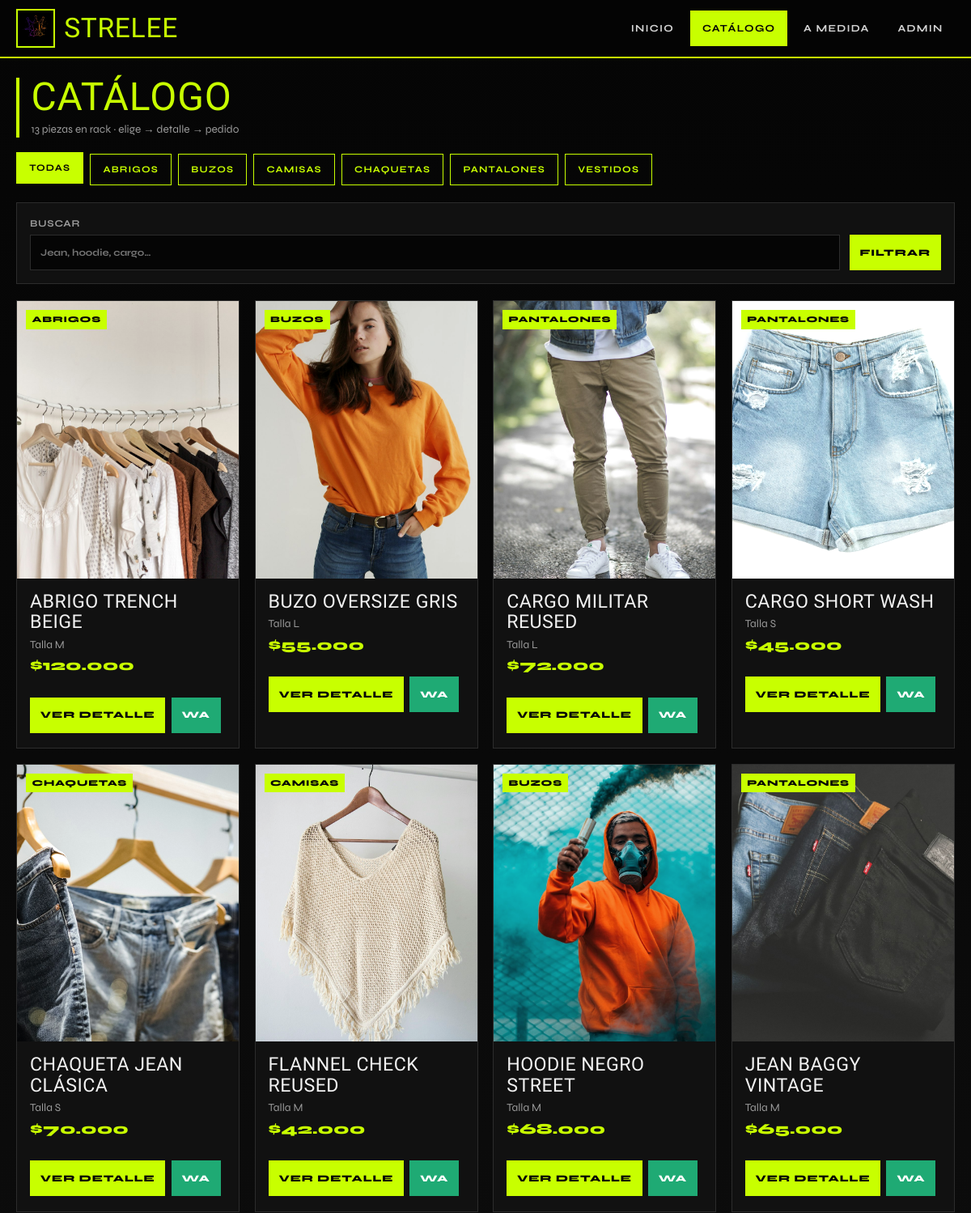
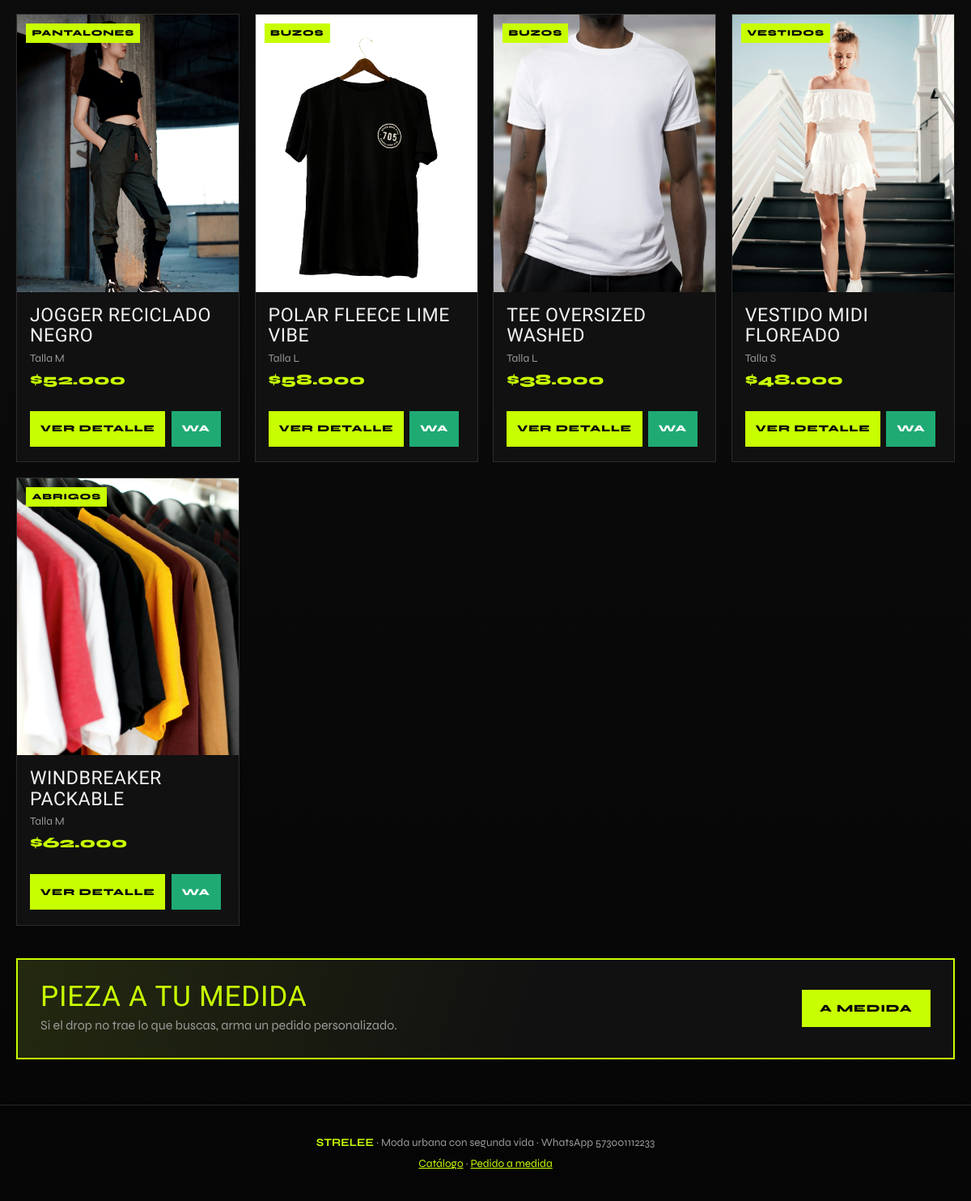
/catalogo.php, run on the app's committed database (2 pictures, top to bottom).
### tables this page shows
CREATE TABLE categoria (
  id_categoria INT UNSIGNED AUTO_INCREMENT PRIMARY KEY,
  nombre VARCHAR(100) NOT NULL
);

CREATE TABLE prenda (
  id_prenda INT UNSIGNED AUTO_INCREMENT PRIMARY KEY,
  nombre VARCHAR(150) NOT NULL,
  talla VARCHAR(20) NOT NULL,
  precio DECIMAL(10,2) NOT NULL DEFAULT 0.00,
  descripcion TEXT NULL,
  disponible TINYINT(1) NOT NULL DEFAULT 1,
  foto_url VARCHAR(500) NULL,
  id_categoria INT UNSIGNED NOT NULL,
  CONSTRAINT fk_prenda_categoria FOREIGN KEY (id_categoria) REFERENCES categoria(id_categoria)
    ON UPDATE CASCADE ON DELETE RESTRICT
);

### includes/funciones.php (called while the page is built, shortened)
<?php
function e($texto) {
    return htmlspecialchars((string)$texto, ENT_QUOTES, 'UTF-8');
}
function formatearPrecio($precio) {
    return '$' . number_format((float)$precio, 0, ',', '.');
}
function whatsappUrl($mensaje) {
    return 'https://wa.me/' . WHATSAPP_STRELEE . '?text=' . rawurlencode($mensaje);
}
function fotoSrc($url, $desdeAdmin = false) {
    $url = trim((string)$url);
    $rel = ltrim($url, '/');
    return ($desdeAdmin ? '../' : '') . $rel;
}

### catalogo.php (the view, shortened to what this page needs)
<?php
require_once __DIR__ . '/includes/conexion.php';
require_once __DIR__ . '/includes/funciones.php';
$categorias = $mysqli->query('SELECT id_categoria, nombre FROM categoria ORDER BY nombre')->fetch_all(MYSQLI_ASSOC);
$idCat = (int)($_GET['categoria'] ?? 0);
$q = trim($_GET['q'] ?? '');
$sql = 'SELECT p.*, c.nombre AS categoria_nombre FROM prenda p
        JOIN categoria c ON c.id_categoria = p.id_categoria
        WHERE p.disponible = 1';
$sql .= ' ORDER BY p.nombre';
$stmt = $mysqli->prepare($sql);
$stmt->execute();
$prendas = $stmt->get_result()->fetch_all(MYSQLI_ASSOC);
require __DIR__ . '/includes/header.php';
?>
<section class="seccion-titulo">
    <h2>Catálogo</h2>
    <p class="meta"><?= count($prendas) ?> pieza<?= count($prendas) === 1 ? '' : 's' ?> en rack · elige → detalle → pedido</p>
</section>
<div class="chips chips-scroll" style="margin-top:0;margin-bottom:1rem">
    <a class="chip <?= $idCat === 0 ? 'activo' : '' ?>" href="catalogo.php<?= $q !== '' ? '?q=' . urlencode($q) : '' ?>">Todas</a>
    <?php foreach ($categorias as $c): ?>
        <a class="chip <?= $idCat === (int)$c['id_categoria'] ? 'activo' : '' ?>"
           href="catalogo.php?categoria=<?= (int)$c['id_categoria'] ?><?= $q !== '' ? '&q=' . urlencode($q) : '' ?>">
            <?= e($c['nombre']) ?>
        </a>
    <?php endforeach; ?>
</div>
<form class="filtros" method="get">
    <label>Buscar <input type="search" name="q" value="<?= e($q) ?>" placeholder="Jean, hoodie, cargo…"></label>
    <button class="btn btn-lima btn-sm" type="submit">Filtrar</button>
</form>
<?php if ($prendas): ?>
<div class="grid">
<?php foreach ($prendas as $p): ?>
    <article class="card">
        <a class="card-media" href="prenda.php?id=<?= (int)$p['id_prenda'] ?>">
            <span class="card-tag"><?= e($p['categoria_nombre']) ?></span>
            <img src="<?= e(fotoSrc($p['foto_url'])) ?>" alt="<?= e($p['nombre']) ?>" loading="lazy">
        </a>
        <div class="card-body">
            <h3><?= e($p['nombre']) ?></h3>
            <p class="meta">Talla <?= e($p['talla']) ?></p>
            <p class="precio"><?= e(formatearPrecio($p['precio'])) ?></p>
            <div class="acciones" style="margin-top:0.75rem">
                <a class="btn btn-lima btn-sm" href="prenda.php?id=<?= (int)$p['id_prenda'] ?>">Ver detalle</a>
                <a class="btn btn-wa btn-sm" target="_blank" rel="noopener"
                   href="<?= e(whatsappUrl('Hola Strelee, me interesa ' . $p['nombre'] . ' talla ' . $p['talla'] . '.')) ?>">WA</a>
            </div>
        </div>
    </article>
<?php endforeach; ?>
</div>
<?php endif; ?>
<div class="cta-banda">
    <div>
        <h3>Pieza a tu medida</h3>
        <p>Si el drop no trae lo que buscas, arma un pedido personalizado.</p>
    </div>
    <a class="btn btn-lima" href="personalizado.php">A medida</a>
</div>
<?php require __DIR__ . '/includes/footer.php'; ?>

### data on the page
categoria: nombre "ABRIGOS"
categoria: nombre "BUZOS"
categoria: nombre "CAMISAS"
categoria: nombre "CHAQUETAS"
categoria: nombre "PANTALONES"
categoria: nombre "VESTIDOS"
prenda: id_categoria.nombre "ABRIGOS", foto_url (picture), nombre "ABRIGO TRENCH BEIGE", talla "M", precio "$120.000"
prenda: id_categoria.nombre "BUZOS", foto_url (picture), nombre "BUZO OVERSIZE GRIS", talla "L", precio "$55.000"
prenda: id_categoria.nombre "PANTALONES", foto_url (picture), nombre "CARGO MILITAR REUSED", talla "L", precio "$72.000"
prenda: id_categoria.nombre "PANTALONES", foto_url (picture), nombre "CARGO SHORT WASH", talla "S", precio "$45.000"
prenda: id_categoria.nombre "CHAQUETAS", foto_url (picture), nombre "CHAQUETA JEAN CLÁSICA", talla "S", precio "$70.000"
prenda: id_categoria.nombre "CAMISAS", foto_url (picture), nombre "FLANNEL CHECK REUSED", talla "M", precio "$42.000"
prenda: id_categoria.nombre "BUZOS", foto_url (picture), nombre "HOODIE NEGRO STREET", talla "M", precio "$68.000"
prenda: id_categoria.nombre "PANTALONES", foto_url (picture), nombre "JEAN BAGGY VINTAGE", talla "M", precio "$65.000"
prenda: id_categoria.nombre "PANTALONES", foto_url (picture), nombre "JOGGER RECICLADO NEGRO", talla "M", precio "$52.000"
prenda: id_categoria.nombre "BUZOS", foto_url (picture), nombre "POLAR FLEECE LIME VIBE", talla "L", precio "$58.000"
prenda: id_categoria.nombre "BUZOS", foto_url (picture), nombre "TEE OVERSIZED WASHED", talla "L", precio "$38.000"
prenda: id_categoria.nombre "VESTIDOS", foto_url (picture), nombre "VESTIDO MIDI FLOREADO", talla "S", precio "$48.000"
prenda: id_categoria.nombre "ABRIGOS", foto_url (picture), nombre "WINDBREAKER PACKABLE", talla "M", precio "$62.000"

### other printed values
count($prendas) "13"
WHATSAPP_STRELEE "573001112233"
